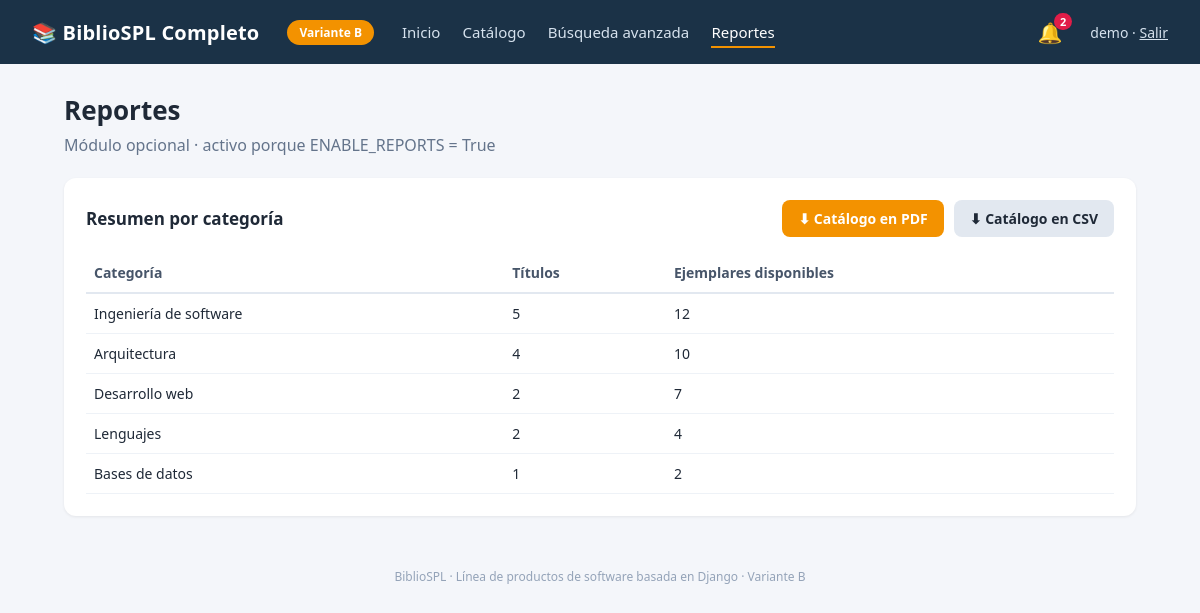
The page /reportes/ (signed in) on the database its author committed.
### core/models.py (models this page shows, shortened)
class Categoria(models.Model):
    nombre = models.CharField(max_length=80, unique=True)
    class Meta:
        ordering = ['nombre']
        verbose_name_plural = 'categorías'

### reportes/views.py (the view)
# urls.py: path('', views.panel, name='panel'),
@login_required
@feature_required('ENABLE_REPORTS')
def panel(request):
    resumen = Categoria.objects.annotate(titulos=Count('libros'), ejemplares=Sum('libros__disponibles'))
    return render(request, 'reportes/panel.html', {'resumen': resumen})

### core/context_processors.py (called while the page is built)
def producto(request):
    return {
        'producto': settings.PRODUCT,
        'variante': settings.PRODUCT_VARIANT,
        'features': {
            'ENABLE_REPORTS': settings.ENABLE_REPORTS,
            'ENABLE_NOTIFICATIONS': settings.ENABLE_NOTIFICATIONS,
            'ENABLE_ADVANCED_SEARCH': settings.ENABLE_ADVANCED_SEARCH,
        },
    }

### notificaciones/context_processors.py (called while the page is built)
def pendientes(request):
    if request.user.is_authenticated:
        return {'notificaciones_pendientes': request.user.notificaciones.filter(leida=False).count()}
    return {}

### reportes/templates/reportes/panel.html
{% extends 'core/base.html' %}
{% block content %}
<h1>Reportes</h1>
<p class="sub">Módulo opcional · activo porque ENABLE_REPORTS = True</p>
<div class="panel">
  <div class="toolbar"><h2 style="margin:0">Resumen por categoría</h2><div style="flex:1"></div>
    <a class="btn o" href="{% url 'reportes:pdf' %}">⬇ Catálogo en PDF</a>
    <a class="btn g" href="{% url 'reportes:csv' %}">⬇ Catálogo en CSV</a></div>
  <table><tr><th>Categoría</th><th>Títulos</th><th>Ejemplares disponibles</th></tr>
  {% for c in resumen %}<tr><td>{{ c.nombre }}</td><td>{{ c.titulos }}</td><td>{{ c.ejemplares }}</td></tr>{% endfor %}
  </table>
</div>
{% endblock %}

### core/templates/core/base.html (shortened to what this page needs)
{% load static %}<!DOCTYPE html>
<html lang="es">
<head>
</head>
<body>
{% if user.is_authenticated %}
<header>
  <div class="brand">📚 {{ producto.NOMBRE }}</div>
  <span class="badge {% if variante == 'A' %}a{% endif %}">Variante {{ variante }}</span>
  <nav>
    <a href="{% url 'core:inicio' %}" class="{% if request.resolver_match.url_name == 'inicio' %}on{% endif %}">Inicio</a>
    <a href="{% url 'core:catalogo' %}" class="{% if request.resolver_match.url_name == 'catalogo' %}on{% endif %}">Catálogo</a>
    {% if features.ENABLE_ADVANCED_SEARCH %}<a href="{% url 'busqueda:avanzada' %}" class="{% if request.resolver_match.app_name == 'busqueda' %}on{% endif %}">Búsqueda avanzada</a>{% endif %}
    {% if features.ENABLE_REPORTS %}<a href="{% url 'reportes:panel' %}" class="{% if request.resolver_match.app_name == 'reportes' %}on{% endif %}">Reportes</a>{% endif %}
  </nav>
  {% if features.ENABLE_NOTIFICATIONS %}<a class="bell" href="{% url 'notificaciones:lista' %}">🔔{% if notificaciones_pendientes %}<span>{{ notificaciones_pendientes }}</span>{% endif %}</a>{% endif %}
  <span class="user">{{ user.username }} · <a href="#" onclick="document.getElementById('lo').submit()" style="color:#d6e2ee">Salir</a></span>
</header>
{% endif %}
<main>
{% block content %}{% endblock %}
</main>
<footer>BiblioSPL · Línea de productos de software basada en Django · Variante {{ variante }}</footer>
</body>
</html>

### core/templates/core/base.html (style rules this page uses)
* { box-sizing:border-box }
body { margin:0;font-family:"Segoe UI",Roboto,Arial,sans-serif;background:#f4f6fa;color:#1f2937 }
header { background:#1b3247;color:#fff;padding:0 32px;height:64px;display:flex;align-items:center;gap:28px }
header .brand { font-weight:700;font-size:20px;letter-spacing:.2px }
header nav a { color:#d6e2ee;text-decoration:none;margin-right:18px;font-size:15px }
header nav a.on,header nav a:hover { color:#fff;border-bottom:2px solid #f39200;padding-bottom:4px }
.badge { background:#f39200;color:#fff;border-radius:999px;padding:4px 12px;font-size:12px;font-weight:700 }
.user { font-size:14px;color:#d6e2ee }
.bell { position:relative;color:#fff;text-decoration:none;font-size:20px }
.bell span { position:absolute;top:-6px;right:-10px;background:#e11d48;color:#fff;border-radius:999px;font-size:11px;padding:1px 6px;font-weight:700 }
main { max-width:1120px;margin:28px auto;padding:0 24px }
h1 { font-size:26px;margin:0 0 6px }
.sub { color:#64748b;margin:0 0 22px }
.panel { background:#fff;border-radius:12px;padding:22px;box-shadow:0 1px 3px rgba(0,0,0,.07);margin-bottom:22px }
.panel h2 { font-size:17px;margin:0 0 14px }
table { width:100%;border-collapse:collapse;font-size:14px }
th { text-align:left;color:#475569;font-weight:600;border-bottom:2px solid #e2e8f0;padding:10px 8px }
td { padding:10px 8px;border-bottom:1px solid #eef2f7 }
.toolbar { display:flex;gap:10px;align-items:center;margin-bottom:16px }
.btn { display:inline-block;padding:9px 16px;border-radius:8px;border:0;font-size:14px;font-weight:600;text-decoration:none;cursor:pointer;background:#1b3247;color:#fff }
.btn.o { background:#f39200 }
.btn.g { background:#e2e8f0;color:#1f2937 }
footer { text-align:center;color:#94a3b8;font-size:12px;padding:24px }

### rows shown on the page
Categoria: nombre "Ingeniería de software", titulos "5", ejemplares "12"
Categoria: nombre "Arquitectura", titulos "4", ejemplares "10"
Categoria: nombre "Desarrollo web", titulos "2", ejemplares "7"
Categoria: nombre "Lenguajes", titulos "2", ejemplares "4"
Categoria: nombre "Bases de datos", titulos "1", ejemplares "2"

### other values the page prints
{{ producto.NOMBRE }} "BiblioSPL Completo"
{{ variante }} "B"
{{ notificaciones_pendientes }} "2"
{{ user.username }} "demo"
